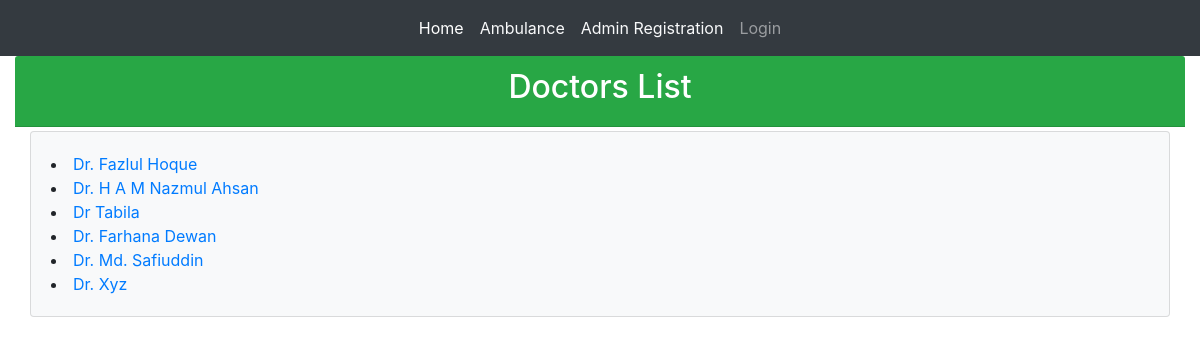
The page /doctor_list/ on the database its author committed.
### patientMonitor/models.py (models this page shows, shortened)
class doctor_registration(models.Model):
    user = models.OneToOneField(User,on_delete=models.CASCADE)
    Doctor_Name = models.CharField(max_length=100,blank=True)
    Designation = models.CharField(max_length=100,blank=True)
    stvalue = (
        ("Cardiology","Cardiology"),
        ("Neurology","Neurology"),
        ("Orthopaedics","Orthopaedics"),
        ("Gynecology","Gynecology")
    )
    Department = models.CharField(max_length=50,choices=stvalue,blank=True,null=True)
    Hospital_Name = models.CharField(max_length=250,blank=True)
    bvalue=(
        ("O-","O-"),
        ("O+","O+"),
        ("A-","A-"),
        ("A+","A+"),
        ("B-","B-"),
        ("B+","B+"),
        ("AB-","AB-"),
        ("AB+","AB+")
    )
    Blood_Group = models.CharField(max_length=5,choices=bvalue)
    Phone_No = models.CharField(max_length=14,unique=True,blank=True)

### patientMonitor/views.py (the view)
# urls.py: path('doctor_list/',views.doctor_list.as_view(),name='doctor_list'),
class doctor_list(ListView):
    context_object_name = 'doctor_list'
    model = models.doctor_registration
    template_name = 'patientMonitor/doctor_list.html'

### templates/patientMonitor/doctor_list.html
{% extends 'patientMonitor/base.html' %}
{% block body_block %}
<div class="card-header text-center bg-success text-white"><h2>Doctors List</h2></div>
<div class="container-fluid mt-1">
  <div class="card bg-light mb-3">
    <div class="card-body">
        {% for doctor_registration in doctor_list %}
          <li><a href="{% url 'patientMonitor:doctor_details' pk=doctor_registration.pk %}">{{doctor_registration.Doctor_Name}}</a></li>
        {% endfor %}
    </div>
  </div>
</div>
{% endblock %}

### templates/patientMonitor/base.html (shortened to what this page needs)
<!DOCTYPE html>
<html lang="en" dir="ltr">
<head>
  <link rel="stylesheet" href="https://maxcdn.bootstrapcdn.com/bootstrap/4.4.1/css/bootstrap.min.css">
</head>
<body>
  <nav class="navbar navbar-expand-sm bg-dark navbar-dark">
  <ul class="navbar-nav m-auto">
    <li class="nav-item active">
      <a class="nav-link" href="{% url 'patientMonitor:index' %}">Home</a>
    </li>
    {% if user.is_authenticated %}
    <!-- <li class="nav-item">
      <a class="nav-link" href="{% url 'patientMonitor:patient_information' %}">Patients</a>
    </li> -->
    <li class="nav-item">
      <div class="dropdown">
        <button class="dropdown-toggle btn text-white" type="button" id="dropdownMenuButton" data-toggle="dropdown" aria-haspopup="true" aria-expanded="false">
          Monitoring Department
        </button>
        <div class="dropdown-menu bg-dark " aria-labelledby="dropdownMenuButton">
          <a class="dropdown-item text-info" href="{% url 'patientMonitor:cardiology'%}">Cardiology</a>
          <a class="dropdown-item text-info" href="{% url 'patientMonitor:neurology'%}">Neurology</a>
          <a class="dropdown-item text-info" href="{% url 'patientMonitor:orthopaedics'%}">Orthopaedics</a>
          <a class="dropdown-item text-info" href="{% url 'patientMonitor:gynecology'%}">Gynecology</a>
        </div>
      </div>
    </li>
    <li class="nav-item">
      <a class="nav-link text-light" href="{% url 'patientMonitor:home_monitor' %}">Home Monitoring</a>
    </li>
    <li class="nav-item">
      <a class="nav-link text-light" href="{% url 'patientMonitor:add_prescription' %}">Prescription</a>
    </li>
    <li class="nav-item">
      <div class="dropdown">
        <button class="dropdown-toggle btn text-white" type="button" id="dropdownMenuButton" data-toggle="dropdown" aria-haspopup="true" aria-expanded="false">
          Patients
        </button>
        <div class="dropdown-menu bg-dark " aria-labelledby="dropdownMenuButton">
          <a class="dropdown-item text-info" href="{% url 'patientMonitor:p_cardiology'%}">Cardiology</a>
          <a class="dropdown-item text-info" href="{% url 'patientMonitor:p_neurology'%}">Neurology</a>
          <a class="dropdown-item text-info" href="{% url 'patientMonitor:p_orthopaedics'%}">Orthopaedics</a>
          <a class="dropdown-item text-info" href="{% url 'patientMonitor:p_gynecology'%}">Gynecology</a>
          <a class="dropdown-item text-info" href="{% url 'patientMonitor:patient_information' %}">All Patients</a>
        </div>
      </div>
    </li>
    <!-- <li class="nav-item">
      <a class="nav-link" href="{% url 'patientMonitor:patient_data_input' %}">Sensors</a>
    </li> -->
    <!-- <li class="nav-item">
      <a class="nav-link" href="{% url 'patientMonitor:doctor_list' %}">Doctors</a>
    </li> -->
    <li class="nav-item">
      <div class="dropdown">
        <button class="dropdown-toggle btn text-white" type="button" id="dropdownMenuButton" data-toggle="dropdown" aria-haspopup="true" aria-expanded="false">
          Doctors
        </button>
        <div class="dropdown-menu bg-dark " aria-labelledby="dropdownMenuButton">
          <a class="dropdown-item text-info" href="{% url 'patientMonitor:d_cardiology'%}">Cardiology</a>
          <a class="dropdown-item text-info" href="{% url 'patientMonitor:d_neurology'%}">Neurology</a>
          <a class="dropdown-item text-info" href="{% url 'patientMonitor:d_orthopaedics'%}">Orthopaedics</a>
          <a class="dropdown-item text-info" href="{% url 'patientMonitor:d_gynecology'%}">Gynecology</a>
          <a class="dropdown-item text-info" href="{% url 'patientMonitor:doctor_list' %}">All Doctors</a>
        </div>
      </div>
    </li>
    <!-- <li class="nav-item">
      <a class="nav-link" href="{% url 'patientMonitor:registration_form' %}">Registration</a>
    </li> -->
    <li class="nav-item">
      <div class="dropdown">
        <button class="dropdown-toggle btn text-white" type="button" id="dropdownMenuButton" data-toggle="dropdown" aria-haspopup="true" aria-expanded="false">
          Registration
        </button>
        <div class="dropdown-menu bg-dark " aria-labelledby="dropdownMenuButton">
          <a class="dropdown-item text-info" href="{% url 'patientMonitor:patient_registration' %}">Patients Ragistration</a>
          <a class="dropdown-item text-info" href="{% url 'patientMonitor:doctor_registration' %}">Doctors Registration</a>
          <a class="dropdown-item text-info" href="{% url 'patientMonitor:add_ambulance' %}">Ambulance</a>
        </div>
      </div>
    </li>
    <li class="nav-item">
      <a class="nav-link" href="{% url 'patientMonitor:admin_logout' %}">Logout</a>
    </li>
    {% else %}
    <li class="nav-item">
      <a class="nav-link text-light" href="{% url 'patientMonitor:ambulance_list' %}">Ambulance</a>
    </li>
    <li class="nav-item">
      <a class="nav-link text-light" href="{% url 'patientMonitor:hospitalPersonnelRegister' %}">Admin Registration</a>
    </li>
    <li class="nav-item">
      <a class="nav-link" href="{% url 'patientMonitor:admin_login_page' %}">Login</a>
    </li>
    {% endif %}
  </ul>
</nav>
<div class="container-fluid">
{% block body_block %}
{% endblock %}
</div>
</body>
</html>

### rows shown on the page
doctor_registration: Doctor_Name "Dr. Fazlul Hoque"
doctor_registration: Doctor_Name "Dr. H A M Nazmul Ahsan"
doctor_registration: Doctor_Name "Dr Tabila"
doctor_registration: Doctor_Name "Dr. Farhana Dewan"
doctor_registration: Doctor_Name "Dr. Md. Safiuddin"
doctor_registration: Doctor_Name "Dr. Xyz"
